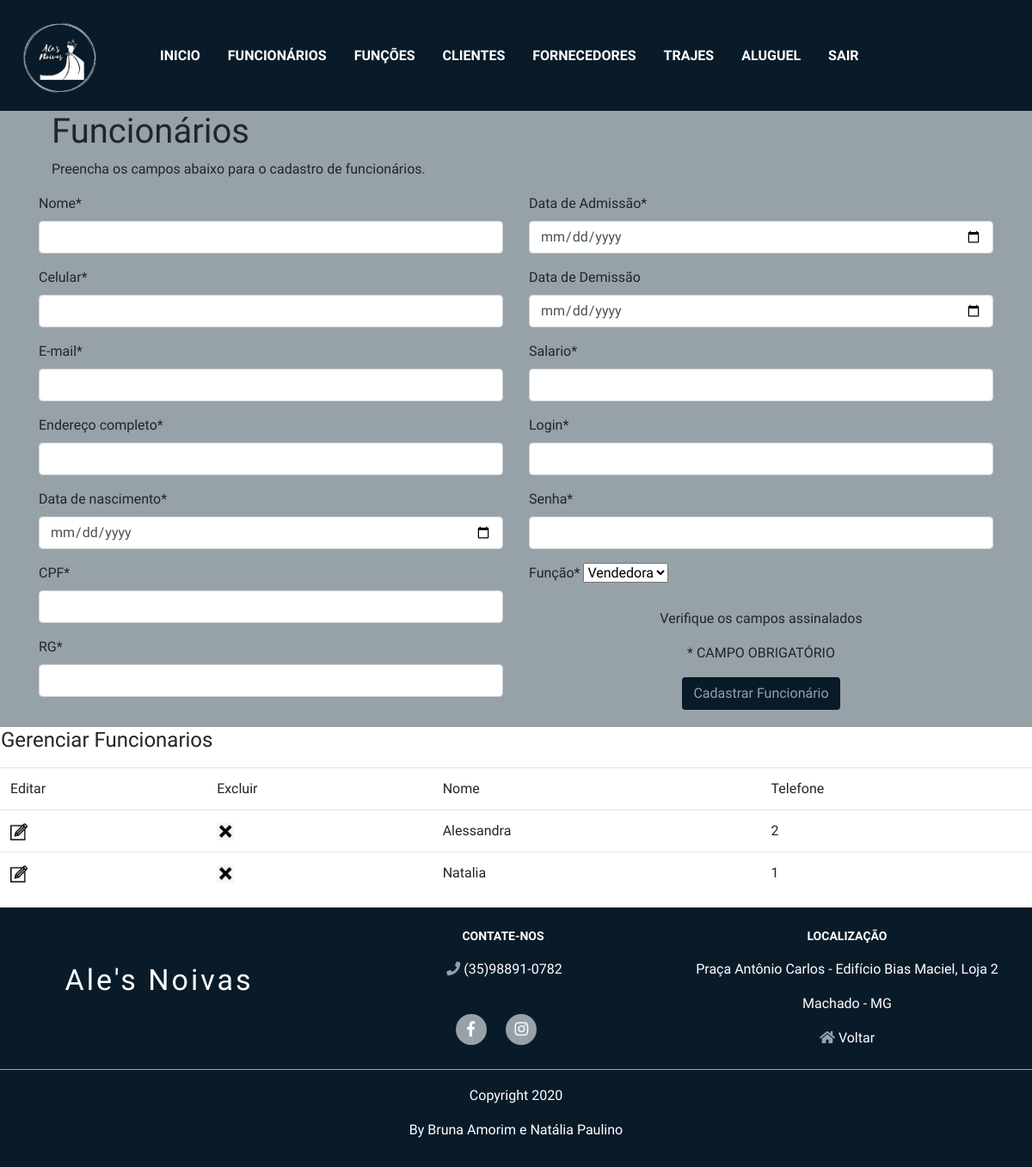
The page /funcionario.php (signed in) on the database its author committed.
### tables this page shows
CREATE TABLE IF NOT EXISTS `funcionarios` (
  `idFuncionario` int(11) NOT NULL AUTO_INCREMENT,
  `nome` varchar(150) NOT NULL,
  `telefone` varchar(45) NOT NULL,
  `email` varchar(45) NOT NULL,
  `endereco` varchar(45) NOT NULL,
  `dataNascimento` date NOT NULL,
  `cpf` varchar(20) NOT NULL,
  `rg` varchar(20) NOT NULL,
  `dataAdmissao` date NOT NULL,
  `dataDemissao` date DEFAULT NULL,
  `salario` float NOT NULL,
  `login` varchar(45) NOT NULL,
  `senha` varchar(45) NOT NULL,
  `Funcao_idFuncao` int(11) NOT NULL,
  PRIMARY KEY (`idFuncionario`),
  KEY `fk_Funcionarios_Funcao1_idx` (`Funcao_idFuncao`),
  CONSTRAINT `fk_Funcionarios_Funcao1` FOREIGN KEY (`Funcao_idFuncao`) REFERENCES `funcao` (`idFuncao`) ON DELETE NO ACTION ON UPDATE NO ACTION
);

### funcionario.php (the view, shortened to what this page needs)
<?php
include_once("conexao.php");
?>
<!DOCTYPE html>
<html lang="pt-br">
<head>
	<link rel="stylesheet" href="css/bootstrap.css">
	<link rel="stylesheet" href="css/all.css">
	<link rel="stylesheet" href="css/estilo.css">
    <body>
	<div class="container-fluid" style="background-color: #97a1a8;">
		<header>
				<nav class="navbar navbar-expand-lg no-margin">
					<a class="navbar-brand d-none d-lg-block pr-5" href="sistema.html"><img id="logo"src="imagens/logo.png" alt=""></a>
					<div class="collapse navbar-collapse text-center" id="navbarSupportedContent">
						<ul class="navbar-nav mr-auto">
							<li class="nav-item pr-3">
								<a class="nav-link" href="sistema.php">Inicio</a>
							</li>
							<li class="nav-item pr-3">
								<a class="nav-link" href="funcionario.php">Funcionários</a>
							</li>
							<li class="nav-item pr-3">
								<a class="nav-link" href="funcao.php">Funções</a>
							</li>
							<li class="nav-item pr-3">
								<a class="nav-link" href="cliente.php">Clientes</a>
							</li>
							<li class="nav-item pr-3">
								<a class="nav-link" href="fornecedor.php">Fornecedores</a>
							</li>
							<li class="nav-item pr-3">
								<a class="nav-link" href="traje.php">Trajes</a>
							</li>
							<li class="nav-item pr-3">
								<a class="nav-link" href="aluguel.php">Aluguel</a>
							</li>
							<li class="nav-item pr-3">
								<a class="nav-link" href="logout.php">Sair</a>
							</li>
						</ul>
					</div>
				</nav>
			</header>
		<section id="formulario">
			<div class="container">
				<form method="POST" action="processa.php">
					<div class="col-md-12">
						<h1>Funcionários</h1>
						<p>Preencha os campos abaixo para o cadastro de funcionários.</p>
					</div>
					<div class="row">
						<div class="col-md-6">
							<div class="form-group">
								<label >Nome*</label>
								<input type="text" name="nome" value="" class="form-control" id="nome"required>
                            </div>
                            <div class="form-group">
								<label>Celular*</label>
								<input type="text" name="telefone" value="" class="form-control" id="telefone" required>
                            </div>
                            <div class="form-group">
								<label>E-mail*</label>
								<input type="text" name="email" value="" class="form-control" id="email" required>
                            </div>
							<div class="form-group">
							    <label>Endereço completo*</label>
							    <input type="text" name="endereco" value="" class="form-control" id="endereco" required>
                            </div>
                            <div class="form-group">
									<label>Data de nascimento*</label>
									<input type="date" name="dataNascimento" value="" class="form-control" id="dataNascimento" required>
							</div>
							<div class="form-group">
								<label>CPF*</label>
								<input type="text" name="cpf" value="" class="form-control" id="cpf" required>
							</div>
							<div class="form-group">
								<label>RG*</label>
								<input type="text" name="rg" value="" class="form-control" id="rg" required>
                            </div>
                        </div>
 						<div class="col-md-6">
							<div class="form-group">
							<label>Data de Admissão*</label>
									<input type="date" name="dataAdmissao" value="" class="form-control" id="dataAdmissao" required>
							</div>
							<div class="form-group">
									<label>Data de Demissão</label>
									<input type="date" name="dataDemissao" value="" class="form-control" id="dataDemissao">
							</div>
							<div class="form-group">
								<label>Salario*</label>
								<input type="text" name="salario" value="" class="form-control" id="salario" required>
							</div>
							<div class="form-group">
									<label>Login*</label>
									<input type="text" name="login" value="" class="form-control" id="login" required>
								</div>
								<div class="form-group">
									<label>Senha*</label>
									<input type="text" name="senha" value="" class="form-control" id="senha" required>
								</div>
									<div class="form-group">
									<label>Função*</label>
										<select name="tipofuncao">
											<?php
												$sql = "select * from funcao";
												$resultado_funcao = mysqli_query($conn, $sql);
												while( $dados = mysqli_fetch_array($resultado_funcao)){
													$codigo = $dados['idFuncao'];
													$funcao = $dados['nome'];
													echo "<option value=$codigo>$funcao</option>";
												}
											?>
										</select>
									</div>
								<div class="col-md-6 text-center mx-auto d-block" style="padding-top: 5px;">
								<p>Verifique os campos assinalados</p>
								<p>* CAMPO OBRIGATÓRIO</p>
								<button class="btn" type="submit" id="btn-enviar-contato" style="background-color: #091b29; color:#97a1a8; ">Cadastrar Funcionário</button>
								</div>
							</div>
							</div>
						</div>
				</div>
			<fieldset>
             <legend>
              <table>
                 <tr>
                    <td><h4>Gerenciar Funcionarios</h4></a></td>
                 </tr>
              </table>
             </legend>
             <article>
                  <table class="table">
                   <tr class="tr">
                    <td class="tabletd">Editar</td>
                    <td class="tabletd">Excluir</td>
                    <td class="tabletd">Nome</td>
                    <td class="tabletd">Telefone</td>
                   </tr>
                   <?php
                        include "funcoesbd.php";
                        $conexao = conecta_bd();
                        lista_funcionarios_bd ($conexao);
                   ?>
                 </table>
            </article>
        </fieldset>
			<footer id="footer" class="no-margin">
							<div class="footer-top text-center">
								<section class="row col-md-12">
									<div class="col-lg-4 col-md-12 agradecimentos">
										<h3>Ale's Noivas</h3>
									</div>
									<div class="col-lg-4 col-md-12 contatos">
										<h4>Contate-nos</h4>
										<ul>
											<div style="color: #fff"><li class="fas fa-phone mr-1" style="color:#97a1a8"></li>(35)98891-0782</div> <br>
										</ul>
										<div class="redes-sociais">
											<ul>
												<a target="_blank" href="https://www.facebook.com/Ales-Noivas-194238994406490/"><span class="fab fa-facebook-f facebook"></span></a>
												<a target="_blank" href="https://instagram.com/alesvestidos?igshid=10xz4klcsqqg1"><span class="fab fa-instagram instagram" ></span></a>
											</ul>
										</div>
									</div>
									<div class="col-lg-4 col-md-12 loc">
										<h4>Localização</h4>
										<p id="rua">Praça Antônio Carlos - Edifício Bias Maciel, Loja 2 </p>
										<p id="rua">Machado - MG </p>
										<a href="index.html"><div style="color: #fff" ><li class="fas fa-home mr-1" style="color:#97a1a8" ></li>Voltar</div></a>
									</div>
								</section>
							</div>
						</footer>
							<div class="copyright no-margin">
							<p id="copyright" style="color:#fff">Copyright 2020 </p>
							<p>By Bruna Amorim e Natália Paulino</p>
							</div>
</body>
    </head>
			</html>

### funcoesbd.php (shortened to what this page needs)
<!DOCTYPE html>
<html lang="pt-br">
<head>
	<link rel="stylesheet" href="css/bootstrap.css">
	<link rel="stylesheet" href="css/all.css">
	<link rel="stylesheet" href="css/estilo.css">
<?php
function lista_funcionarios_bd($conn){
	$comando = "Select *
				From funcionarios
				order by nome";
	$resultado = mysqli_query($conn,$comando);
	while($dados = mysqli_fetch_array($resultado)){
				$idFuncionario = $dados["idFuncionario"];
				echo '
				<tr class="tr">
				<td class="td">'.'<a href="edita_funcionarios.php?idFuncionario='.$idFuncionario.'"><img src="imagens/editar.png" alt="Consultar" title="Clique para editar os dados" width="20" height="20"></a>'.'</td>
				<td class="td">'. '<a href="confirmaFuncionario.php?idFuncionario='.$idFuncionario.'"><img src="imagens/excluir.png" alt="Excluir"
				title="Clique para excluir os dados" width="20"
				height="20"></a>'.'</td>
				<td class="td">'.$dados["nome"].'</td>
				<td class="td">'.$dados["idFuncionario"].'</td>
				</tr>';
				}
				}
?>

### css/all.css (style rules this page uses)
.fa, .fas, .far, .fal, .fab { -moz-osx-font-smoothing: grayscale; -webkit-font-smoothing: antialiased; display: inline-block; font-style: normal; font-variant: normal; text-rendering: auto; line-height: 1; }
.fa-facebook-f:before { content: "\f39e"; }
.fa-home:before { content: "\f015"; }
.fa-instagram:before { content: "\f16d"; }
.fa-phone:before { content: "\f095"; }
.fab { font-family: 'Font Awesome 5 Brands'; }
.fa, .fas { font-family: 'Font Awesome 5 Free'; font-weight: 900; }

### css/estilo.css (style rules this page uses)
body { font-family: Ubuntu, arial, sans-serif; }
nav { position: fixed; display: block; height: 129px; z-index: 100; text-align: center; background-color: #091b29; color:#97a1a8; }
#navbarSupportedContent { background-color: #091b29; }
.navbar-brand img { border-radius:circle; width: 88px; height:94px; }
.no-margin { margin-left: -15px; margin-right: -15px; }
.nav-link,.dropdown-item a { color: #fff; text-transform: uppercase; font-weight: bold; }
img#logo { margin-top:6px; margin-left: 10px; }
button { margin-bottom: 20px; }
.footer-top { background-color: #091b29; padding: 25px 0 30px 0; margin-bottom: -3rem; }
.agradecimentos { margin-bottom: 30px; }
.agradecimentos h3 { font-size: 34px; padding: 2px 0 2px 0; margin-top: 40px; line-height: 1; font-weight: 400; letter-spacing: 3px; color: #fff; }
.footer-top h4 { font-size: 14px; font-weight: bold; color: #fff; text-transform: uppercase; position: relative; padding-bottom: 10px; }
.contatos { margin-bottom: 30px; }
.contatos ul { padding-left:3px; }
.redes-sociais a { font-size: 18px; display: inline-block; background: #97a1a8; color: #fff; line-height: 1; padding: 8px 0; margin-right: 19px; border-radius: 50%; text-align: center; width: 36px; height: 36px; transition: 0.3s; }
.loc { margin-bottom: 30px; }
#rua { color: #fff; }
.copyright { background-color:#091b29; color: #fff; text-align: center; padding-bottom: 15px; border-top: 1px solid #97a1a8; padding-top: 18px; }

### rows shown on the page
funcionarios: nome "Alessandra", idFuncionario "2"
funcionarios: nome "Natalia", idFuncionario "1"

### other values the page prints
form field tipofuncao "Vendedora"
